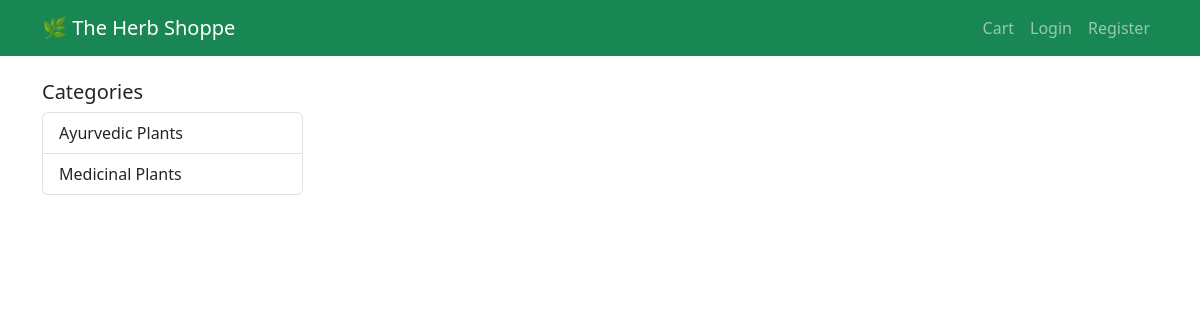
The app's page /category/Medicinal/, older data.
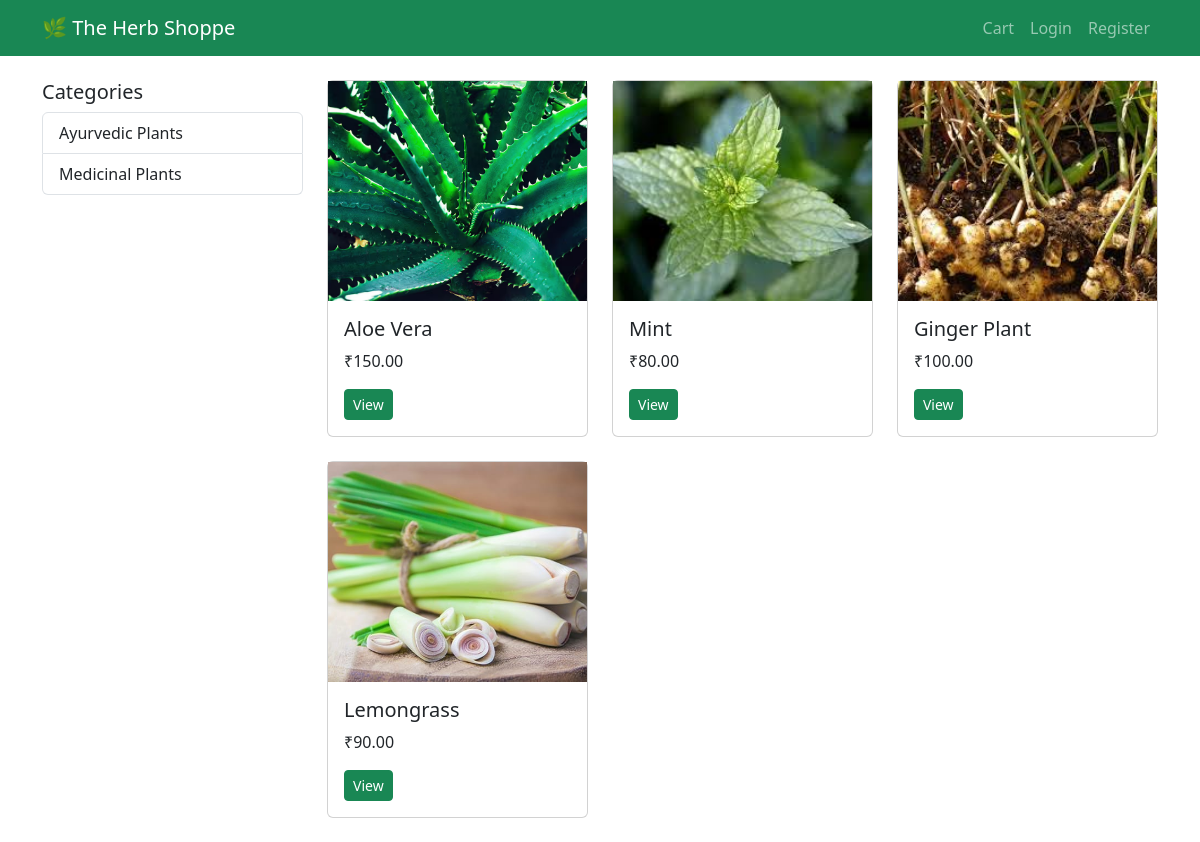
The same page, newer data.
### products/models.py (models this page shows, shortened)
class Category(models.Model):
    name = models.CharField(max_length=100, unique=True)
    slug = models.SlugField(max_length=120, unique=True)

class Product(models.Model):
    category = models.ForeignKey(
        Category,
        on_delete=models.CASCADE,
        related_name='products'
    )
    name = models.CharField(max_length=200)
    slug = models.SlugField(max_length=220, unique=True)
    description = models.TextField()
    price = models.DecimalField(max_digits=8, decimal_places=2)
    stock = models.PositiveIntegerField()
    image = models.ImageField(upload_to='products/')
    is_available = models.BooleanField(default=True)
    created_at = models.DateTimeField(auto_now_add=True)

### products/views.py (the view)
# urls.py: path('', views.product_list, name='product_list'),
def product_list(request, category_slug=None):
    category = None
    categories = Category.objects.all()
    products = Product.objects.filter(is_available=True)
    if category_slug:
        category = get_object_or_404(Category, slug=category_slug)
        products = products.filter(category=category)
    context = {
        'category': category,
        'categories': categories,
        'products': products
    }
    return render(request, 'products/product_list.html', context)

### templates/products/product_list.html
{% extends 'base.html' %}
{% block content %}
<div class="row">
  <div class="col-md-3">
    <h5>Categories</h5>
    <ul class="list-group">
      {% for cat in categories %}
        <a href="{% url 'products:category_filter' cat.slug %}"
           class="list-group-item list-group-item-action">
          {{ cat.name }}
        </a>
      {% endfor %}
    </ul>
  </div>
  <div class="col-md-9">
    <div class="row">
      {% for product in products %}
        <div class="col-md-4 mb-4">
          <div class="card h-100 product-card">
            <div class="product-image-wrapper">
            <img src="{{ product.image.url }}" alt="{{ product.name }}">
            </div>
            <div class="card-body">
              <h5 class="card-title">{{ product.name }}</h5>
              <p class="card-text">₹{{ product.price }}</p>
              <a href="{% url 'products:product_detail' product.slug %}"
                 class="btn btn-success btn-sm">View</a>
            </div>
          </div>
        </div>
      {% endfor %}
    </div>
  </div>
</div>
{% endblock %}

### templates/base.html (shortened to what this page needs)
<!DOCTYPE html>
<html lang="en">
<head>
  <link
    href="https://cdn.jsdelivr.net/npm/bootstrap@5.3.2/dist/css/bootstrap.min.css"
    rel="stylesheet"
  >
</head>
<body>
<nav class="navbar navbar-expand-lg navbar-dark bg-success gap-4" >
  <div class="container">
    <a class="navbar-brand" href="/">🌿 The Herb Shoppe</a>
    <div class="collapse navbar-collapse">
      <ul class="navbar-nav ms-auto">
        <li class="nav-item">
          <a class="nav-link" href="{% url 'cart:cart_detail' %}">Cart</a>
        </li>
{% if user.is_authenticated %}
  <li class="nav-item d-flex align-items-center gap-4">
    <form method="post" action="/accounts/logout/" class="d-inline">
      {% csrf_token %}
      <button type="submit" class="nav-link btn btn-link p-0">
        Logout
      </button>
    </form>
  </li>
  <li class="nav-item d-flex align-items-center gap-4">
  <a href="/accounts/profile/"
     class="d-flex align-items-center justify-content-center rounded-circle text-white text-decoration-none"
     style="
       width: 36px;
       height: 36px;
       background-color: #024d2a;
       font-weight: bold;
       text-transform: uppercase;
     ">
    {{ user.email|first }}
  </a>
</li>
{% else %}
  <li class="nav-item">
    <a class="nav-link" href="/accounts/login/">Login</a>
  </li>
  <li class="nav-item">
    <a class="nav-link" href="/accounts/register/">Register</a>
  </li>
{% endif %}
      </ul>
    </div>
  </div>
</nav>
<div class="container mt-4">
  {% block content %}{% endblock %}
</div>
</body>
</html>

### templates/base.html (style rules this page uses)
.product-image-wrapper { width: 100%; height: 220px; overflow: hidden; display: flex; align-items: center; justify-content: center; background: #f8f9fa; }
.product-image-wrapper img { width: 100%; height: 100%; object-fit: cover; }
.product-image-wrapper img { width: 100%; height: 100%; object-fit: cover; transition: transform 0.4s ease; }
.product-card { transition: transform 0.3s ease, box-shadow 0.3s ease; }

Row changes from the older to the newer data that the page shows:
added Product: image (picture), name "Aloe Vera", price "150.00"
added Product: image (picture), name "Mint", price "80.00"
added Product: image (picture), name "Ginger Plant", price "100.00"
added Product: image (picture), name "Lemongrass", price "90.00"
